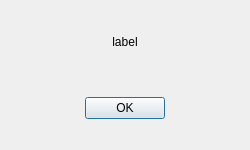
<?xml version="1.0" encoding="UTF-8"?>
<ui version="4.0">
 <class>Dialog</class>
 <widget class="QDialog" name="Dialog">
  <property name="windowModality">
   <enum>Qt::NonModal</enum>
  </property>
  <property name="geometry">
   <rect>
    <x>0</x>
    <y>0</y>
    <width>250</width>
    <height>150</height>
   </rect>
  </property>
  <property name="minimumSize">
   <size>
    <width>250</width>
    <height>150</height>
   </size>
  </property>
  <property name="maximumSize">
   <size>
    <width>250</width>
    <height>150</height>
   </size>
  </property>
  <property name="windowTitle">
   <string>Aviso</string>
  </property>
  <property name="layoutDirection">
   <enum>Qt::LeftToRight</enum>
  </property>
  <property name="sizeGripEnabled">
   <bool>false</bool>
  </property>
  <property name="modal">
   <bool>false</bool>
  </property>
  <layout class="QVBoxLayout" name="verticalLayout">
   <item>
    <widget class="QLabel" name="label">
     <property name="enabled">
      <bool>true</bool>
     </property>
     <property name="frameShape">
      <enum>QFrame::NoFrame</enum>
     </property>
     <property name="text">
      <string>label</string>
     </property>
     <property name="textFormat">
      <enum>Qt::AutoText</enum>
     </property>
     <property name="scaledContents">
      <bool>true</bool>
     </property>
     <property name="alignment">
      <set>Qt::AlignCenter</set>
     </property>
     <property name="wordWrap">
      <bool>true</bool>
     </property>
     <property name="margin">
      <number>5</number>
     </property>
     <property name="openExternalLinks">
      <bool>false</bool>
     </property>
    </widget>
   </item>
   <item>
    <widget class="QDialogButtonBox" name="buttonBox">
     <property name="enabled">
      <bool>true</bool>
     </property>
     <property name="sizePolicy">
      <sizepolicy hsizetype="Preferred" vsizetype="Preferred">
       <horstretch>0</horstretch>
       <verstretch>0</verstretch>
      </sizepolicy>
     </property>
     <property name="cursor">
      <cursorShape>ArrowCursor</cursorShape>
     </property>
     <property name="orientation">
      <enum>Qt::Horizontal</enum>
     </property>
     <property name="standardButtons">
      <set>QDialogButtonBox::Ok</set>
     </property>
     <property name="centerButtons">
      <bool>true</bool>
     </property>
    </widget>
   </item>
  </layout>
 </widget>
 <resources/>
 <connections/>
</ui>
